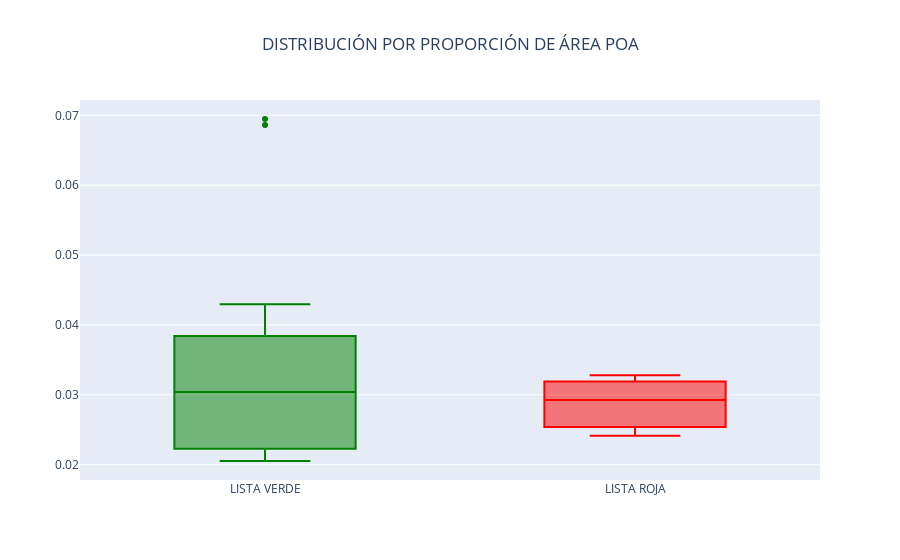

The notebook cell saved with this chart:
### Code cell
#%AREA_TH
plot=px.box(y="%AREA_POA", data_frame=data[data["%AREA_POA"]>0.02], x="OBSERVATORIO", color="OBSERVATORIO", color_discrete_map={"LISTA VERDE": "green", "LISTA ROJA": "red"}, title="DISTRIBUCIÓN POR PROPORCIÓN DE ÁREA POA", hover_data={"OBSERVATORIO": False}, hover_name=None)
for trace in plot.data:
    trace.update(showlegend=False)
plot.update_traces(hovertemplate='%{y:.3f}')
for trace in plot.data:
    trace.hoverlabel = None
plot.update_layout(title_x=0.5)
plot.update_xaxes(title_text=None)
plot.update_yaxes(title_text=None)
plot.show()

### Figure 1 — Plotly figure (JSON) as saved in the notebook; plotly's stock layout.template omitted (floating-point values rounded to 4 significant figures)
{"data": [{"alignmentgroup": "True", "hovertemplate": "%{y:.3f}", "legendgroup": "LISTA VERDE", "marker": {"color": "green"}, "name": "LISTA VERDE", "notched": false, "offsetgroup": "LISTA VERDE", "orientation": "v", "showlegend": false, "type": "box", "x": ["LISTA VERDE", "LISTA VERDE", "LISTA VERDE", "LISTA VERDE", "LISTA VERDE", "LISTA VERDE", "LISTA VERDE", "LISTA VERDE", "LISTA VERDE", "LISTA VERDE", "LISTA VERDE", "LISTA VERDE", "LISTA VERDE", "LISTA VERDE", "LISTA VERDE", "LISTA VERDE", "LISTA VERDE", "LISTA VERDE"], "x0": " ", "xaxis": "x", "y": [0.02052, 0.03829, 0.06861, 0.04048, 0.02237, 0.02173, 0.02147, 0.02228, 0.03041, 0.03041, 0.04297, 0.03842, 0.02668, 0.03842, 0.03683, 0.02086, 0.02268, 0.06947], "y0": " ", "yaxis": "y"}, {"alignmentgroup": "True", "hovertemplate": "%{y:.3f}", "legendgroup": "LISTA ROJA", "marker": {"color": "red"}, "name": "LISTA ROJA", "notched": false, "offsetgroup": "LISTA ROJA", "orientation": "v", "showlegend": false, "type": "box", "x": ["LISTA ROJA", "LISTA ROJA", "LISTA ROJA"], "x0": " ", "xaxis": "x", "y": [0.0328, 0.02412, 0.02925], "y0": " ", "yaxis": "y"}], "layout": {"boxmode": "overlay", "legend": {"title": {"text": "OBSERVATORIO"}, "tracegroupgap": 0}, "title": {"text": "DISTRIBUCIÓN POR PROPORCIÓN DE ÁREA POA", "x": 0.5}, "xaxis": {"anchor": "y", "categoryarray": ["LISTA VERDE", "LISTA ROJA"], "categoryorder": "array", "domain": [0, 1], "title": {}}, "yaxis": {"anchor": "x", "domain": [0, 1], "title": {}}}}
